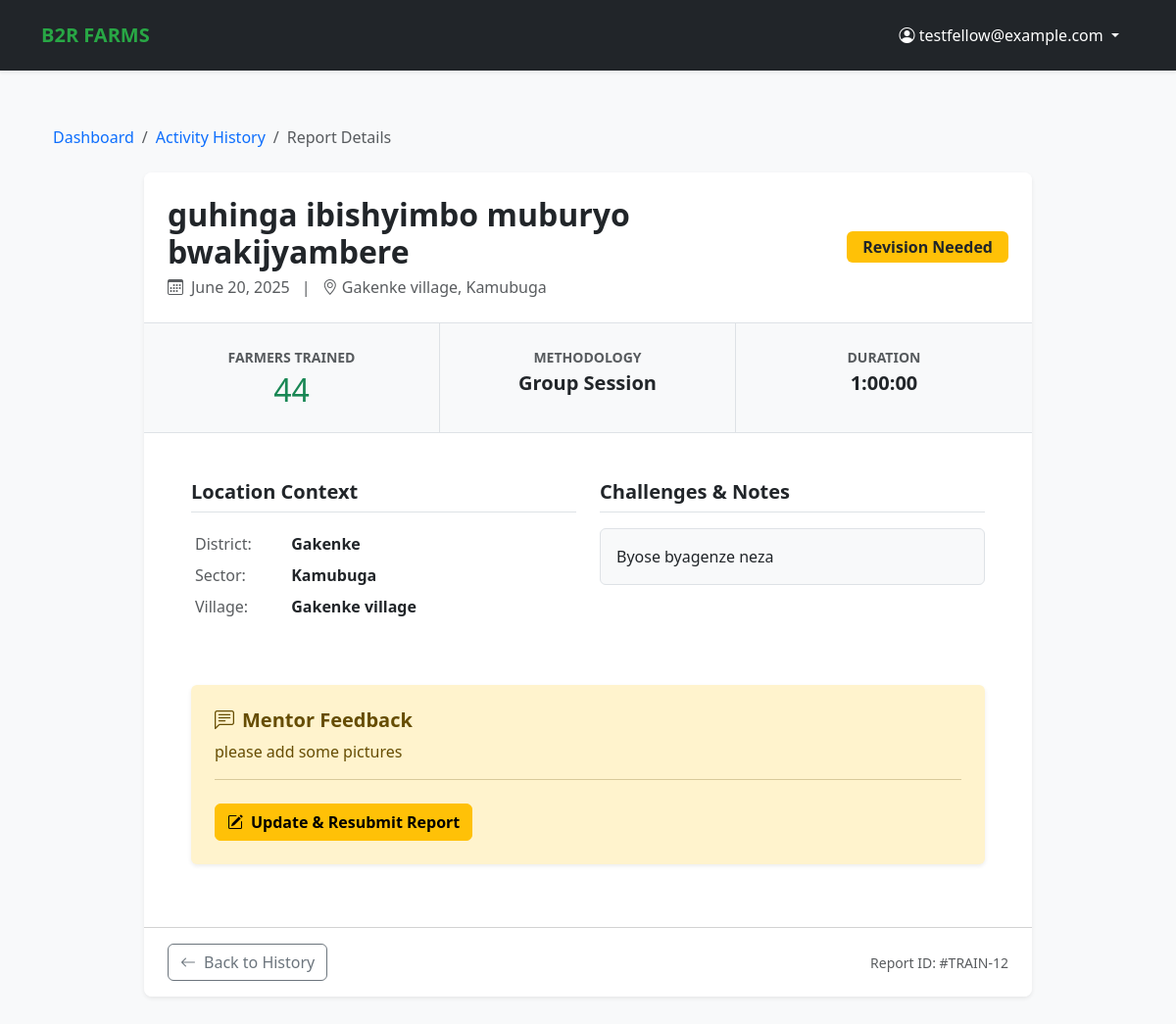
Page /activities/activity/12/ (signed in) on the earlier database version.
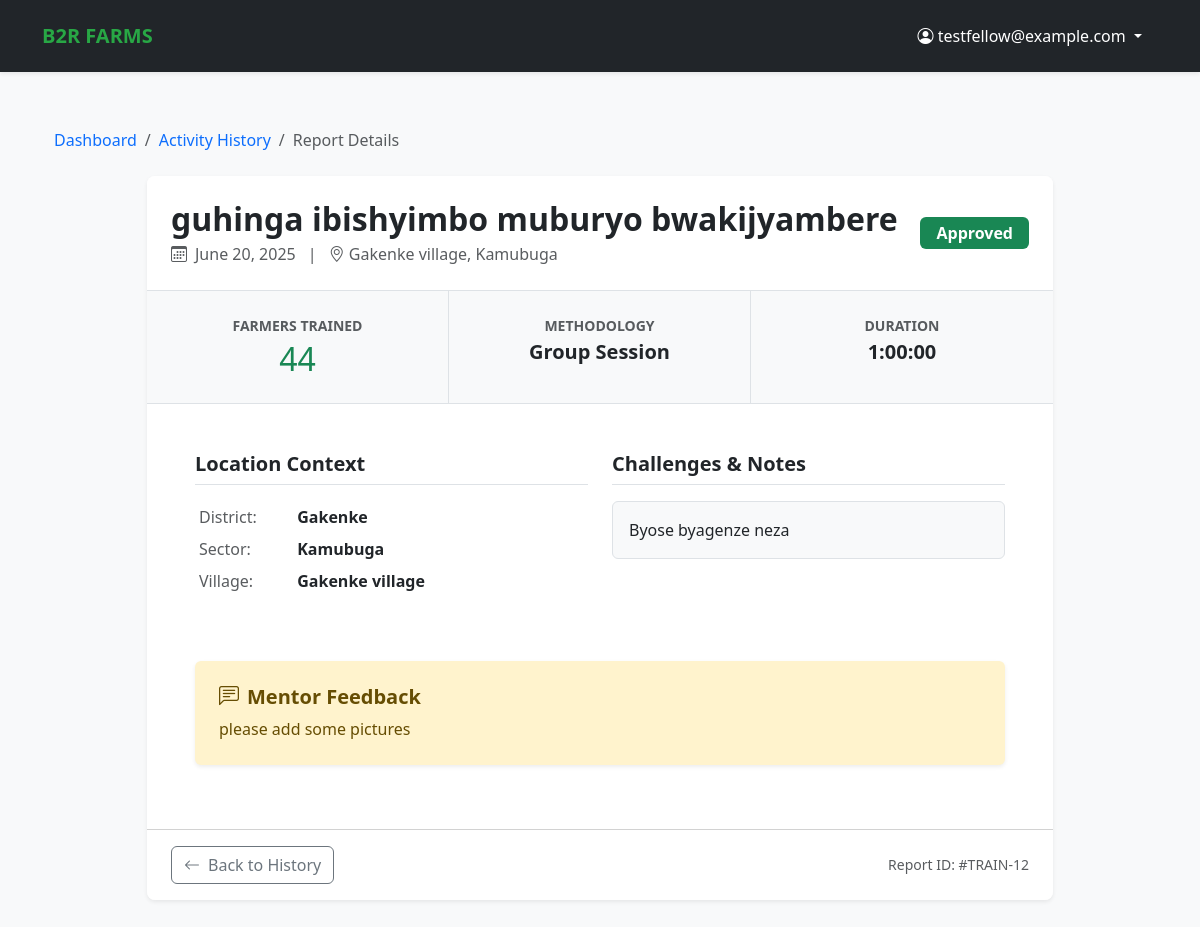
Same page on the later database version.
### activities/views.py (the view)
# urls.py: path('activity/<int:pk>/', views.activity_detail_view, name='activity_detail'),
@login_required
def activity_detail_view(request, pk):
    if is_mentor(request.user):
        activity = get_object_or_404(TrainingActivity, pk=pk)
    else:
        activity = get_object_or_404(TrainingActivity, pk=pk, fellow__user=request.user)
    return render(request, 'activities/activity_detail.html', {'activity': activity})

### activities/views.py (called while the page is built)
def is_mentor(user):
    if not user.is_authenticated:
        return False
    if user.is_staff or user.is_superuser:
        return True
    if hasattr(user, 'mentor'):
        return True
    if hasattr(user, 'userprofile') and user.userprofile.role in ['ADMIN', 'COORDINATOR']:
        return True
    return False

### activities/templates/activities/activity_detail.html (shortened to what the changed rows need)
{% extends 'base.html' %}
{% block content %}
<div class="container py-4">
    <div class="row justify-content-center">
        <div class="col-lg-10">
            <div class="card shadow-sm border-0 rounded-3 overflow-hidden">
                <div class="card-header bg-white border-bottom py-4 px-4">
                    <div class="d-flex justify-content-between align-items-center">
                        <div>
                            <h1 class="h2 fw-bold mb-1">{{ activity.training_topic }}</h1>
                        </div>
                        <div>
                            {% if activity.status == 'APPROVED' %}
                                <span class="badge bg-success px-3 py-2 fs-6">Approved</span>
                            {% elif activity.status == 'REVISION' %}
                                <span class="badge bg-warning text-dark px-3 py-2 fs-6">Revision Needed</span>
                            {% else %}
                                <span class="badge bg-primary px-3 py-2 fs-6">Pending Review</span>
                            {% endif %}
                        </div>
                    </div>
                </div>
                <div class="card-body p-4 p-md-5">
                    {% if activity.mentor_comments or activity.status == 'REVISION' %}
                    <div class="mt-5 alert alert-warning border-0 shadow-sm p-4">
                        <h5 class="alert-heading fw-bold"><i class="bi bi-chat-left-text me-2"></i>Mentor Feedback</h5>
                        <p class="mb-0">
                            {{ activity.mentor_comments|default:"Your mentor has requested a revision. Please review your report and update the necessary details." }}
                        </p>
                        {% if activity.status == 'REVISION' %}
                        <hr>
                        <a href="{% url 'edit_report' activity.pk %}" class="btn btn-warning fw-bold mt-2">
                            <i class="bi bi-pencil-square me-2"></i>Update & Resubmit Report
                        </a>
                        {% endif %}
                    </div>
                    {% endif %}
                </div>
            </div>
        </div>
    </div>
</div>
{% endblock %}

Differences in the rows shown:
changed TrainingActivity "guhinga ibishyimbo muburyo bwakijyambere": status "REVISION" → "APPROVED" (drawn)
Other differences:
text no longer shown: "Revision Needed Update & Resubmit Report"
text now shown: "Approved"
